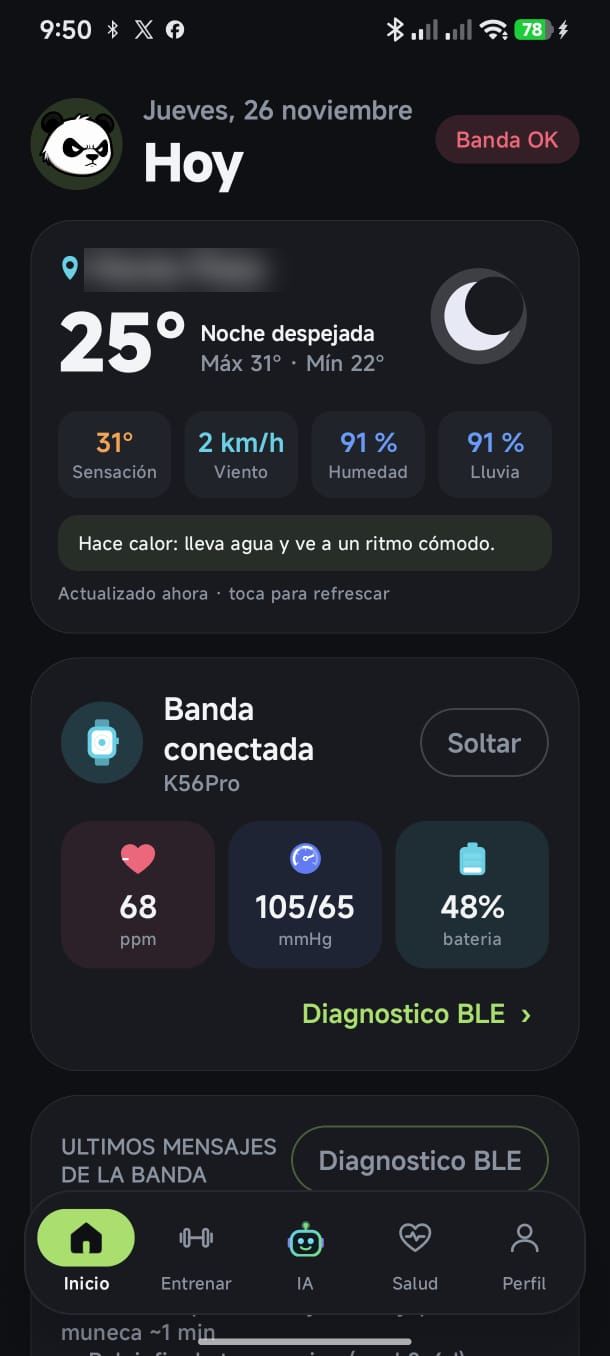
#> input picture capturas/01-inicio.png, 610 x 1356 px
$ python generar_iconos.py ../capturas/01-inicio.png
#> lines starting #> are read from the running program, lines starting #| are printed output that depends on the picture
#!/usr/bin/env python3
# ============================================================================
#  Panda Fit - generar_iconos.py
#  Genera los recursos del icono de la app a partir de una imagen.
#
#  Uso:
#     python generar_iconos.py <imagen_original.png>
#
#  Que produce (en app/src/main/res):
#     mipmap-mdpi/ic_launcher.png       48x48
#     mipmap-hdpi/ic_launcher.png       72x72
#     mipmap-xhdpi/ic_launcher.png      96x96
#     mipmap-xxhdpi/ic_launcher.png     144x144
#     mipmap-xxxhdpi/ic_launcher.png    192x192
#     ... y sus versiones ic_launcher_round (recortadas en circulo)
#
#  Criterio de diseno: la imagen se conserva INTACTA (sin recortes). Se ajusta
#  dentro del lienzo manteniendo la proporcion y el espacio sobrante se rellena
#  con el propio azul del icono, para que el resultado se vea como el original.
# ============================================================================
import sys
import os
from PIL import Image, ImageDraw

DENSIDADES = {
    "mipmap-mdpi": 48,
    "mipmap-hdpi": 72,
    "mipmap-xhdpi": 96,
    "mipmap-xxhdpi": 144,
    "mipmap-xxxhdpi": 192,
}

# El dibujo ocupa el 96% del lienzo: casi a sangre, sin recortarlo.
MARGEN = 0.96


def color_de_fondo(img: Image.Image):
    """Color medio de las cuatro esquinas: el fondo natural del icono."""
    w, h = img.size
#> w = 610; h = 1356
    esquinas = [img.getpixel((0, 0)), img.getpixel((w - 1, 0)),
                img.getpixel((0, h - 1)), img.getpixel((w - 1, h - 1))]
#> esquinas = [(15, 16, 20, 255), (15, 16, 20, 255), (15, 16, 20, 255), (15, 16, 20, 255)]
    r = sum(c[0] for c in esquinas) // 4
#> r = 15
    g = sum(c[1] for c in esquinas) // 4
#> g = 16
    b = sum(c[2] for c in esquinas) // 4
#> b = 20
    return (r, g, b, 255)


def encajar(img: Image.Image, lado: int) -> Image.Image:
    """
    Ajusta la imagen dentro de un cuadrado de `lado` px SIN recortarla:
    conserva la proporcion y centra el resultado.
    """
    ancho, alto = img.size
    interior = lado * MARGEN
    escala = min(interior / ancho, interior / alto)
    nuevo = (max(1, int(ancho * escala)), max(1, int(alto * escala)))
    reducida = img.resize(nuevo, Image.LANCZOS)

    lienzo = Image.new("RGBA", (lado, lado), color_de_fondo(img))
    x = (lado - nuevo[0]) // 2
    y = (lado - nuevo[1]) // 2
    lienzo.paste(reducida, (x, y), reducida)
    return lienzo


def recortar_circulo(img: Image.Image, escala: float = 1.0) -> Image.Image:
    """
    Devuelve una version REDONDA del icono.

    El dibujo NO se recorta: se dibuja completo y solo se rellenan las esquinas
    con su propio color de fondo, para que el circulo del lanzador no corte el
    anillo blanco del diseno. Si [escala] es menor que 1, el circulo queda algo
    mas pequeno dejando un margen limpio alrededor.
    """
    lado = img.size[0]
    factor = 4
    mascara = Image.new("L", (lado * factor, lado * factor), 0)
    dibujo = ImageDraw.Draw(mascara)
    if escala < 1.0:
        margen = int(lado * factor * (1.0 - escala) / 2.0)
        caja = (margen, margen, lado * factor - margen - 1, lado * factor - margen - 1)
    else:
        caja = (0, 0, lado * factor - 1, lado * factor - 1)
    dibujo.ellipse(caja, fill=255)
    mascara = mascara.resize((lado, lado), Image.LANCZOS)

    # Relleno exterior con el color de las esquinas del propio icono: asi el
    # circulo se integra con el fondo en lugar de cortar el diseno.
    fondo = Image.new("RGBA", (lado, lado), color_de_fondo(img))
    salida = Image.composite(img, fondo, mascara)
    return salida


def generar(origen: str, res_dir: str) -> None:
    base = Image.open(origen).convert("RGBA")
    fondo = color_de_fondo(base)
#> fondo = (15, 16, 20, 255)
    print(f"Color de fondo detectado: {fondo}")
#| Color de fondo detectado: (15, 16, 20, 255)

    for carpeta, tam in sorted(DENSIDADES.items(), key=lambda kv: kv[1]):
        destino = os.path.join(res_dir, carpeta)
        os.makedirs(destino, exist_ok=True)

        cuadrada = encajar(base, tam)
        cuadrada.save(os.path.join(destino, "ic_launcher.png"), "PNG", optimize=True)

        # Version redonda: circulo un poco mas pequeno para que el marco del
        # dibujo no quede cortado por el borde.
        redonda = recortar_circulo(cuadrada, escala=0.94)
        redonda.save(os.path.join(destino, "ic_launcher_round.png"), "PNG", optimize=True)

        print(f"  {carpeta}: ic_launcher.png + ic_launcher_round.png ({tam}x{tam})")
#> this loop made 5 passes
#> pass 1, in encajar, `reducida = img.resize(nuevo, Image.LANCZOS)`:
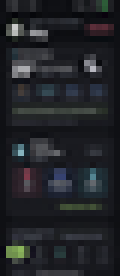
#> reducida: PIL image 20x46 RGBA (shown 6 times larger); mean R, G, B, A 33.9, 36, 40.1, 255
#> pass 1, in encajar, `lienzo = Image.new("RGBA", (lado, lado), color_de_fondo(img))`:
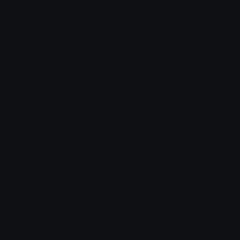
#> lienzo: PIL image 48x48 RGBA (shown 5 times larger); mean R, G, B, A 15, 16, 20, 255
#> pass 1, in generar, `cuadrada = encajar(base, tam)`:
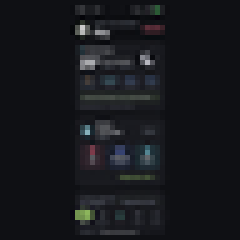
#> cuadrada: PIL image 48x48 RGBA (shown 5 times larger); mean R, G, B, A 22.6, 24, 28, 255
#> after the loop:
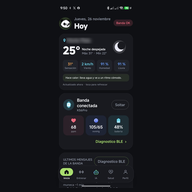
#> cuadrada: PIL image 192x192 RGBA; mean R, G, B, A 22.7, 24.1, 28.2, 255


if __name__ == "__main__":
    if len(sys.argv) < 2:
        print("Uso: python generar_iconos.py <imagen.png>")
        sys.exit(2)

    imagen = sys.argv[1]
    raiz = os.path.dirname(os.path.dirname(os.path.abspath(__file__)))
    recursos = os.path.join(raiz, "app", "src", "main", "res")

    if not os.path.isfile(imagen):
        print(f"No existe la imagen: {imagen}")
        sys.exit(2)

    print("Generando iconos de Panda Fit...")
    generar(imagen, recursos)
    print("Listo.")

$ run again, on capturas/03-asistente-ia.png
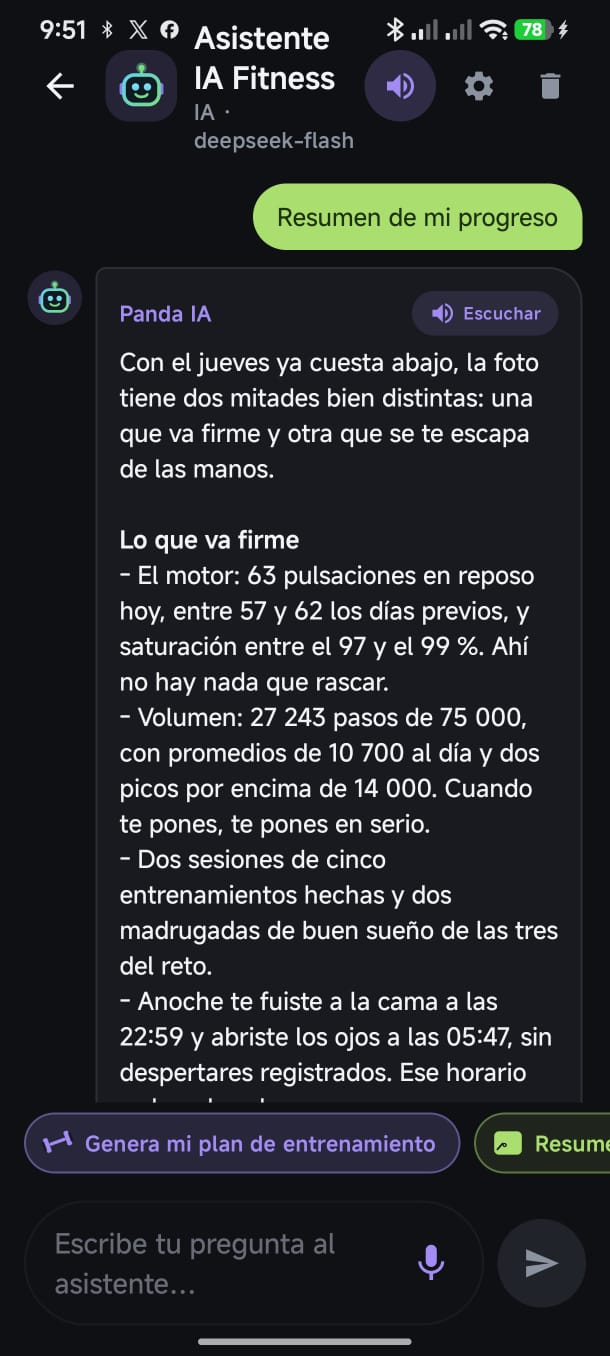
#> input picture capturas/03-asistente-ia.png, 610 x 1356 px
#> esquinas = [(15, 16, 20, 255), (15, 16, 20, 255), (15, 16, 20, 255), (15, 16, 20, 255)]
#> r = 15
#> g = 16
#> b = 20
#> fondo = (15, 16, 20, 255)
#| Color de fondo detectado: (15, 16, 20, 255)
#> the loop in generar, `for carpeta, tam in sorted(DENSIDADES.items(), key=lambda kv: kv[1]):` made 5 passes
#> pass 1, in encajar, `reducida = img.resize(nuevo, Image.LANCZOS)`:
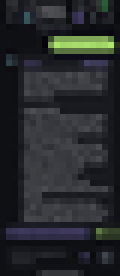
#> reducida: PIL image 20x46 RGBA (shown 6 times larger); mean R, G, B, A 38.9, 41.3, 43.8, 255
#> after the loop in generar, `for carpeta, tam in sorted(DENSIDADES.items(), key=lambda kv: kv[1]):`:
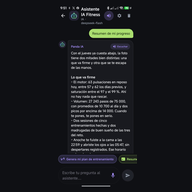
#> cuadrada: PIL image 192x192 RGBA; mean R, G, B, A 24.8, 26.3, 29.7, 255

$ run again, on capturas/04-salud.png
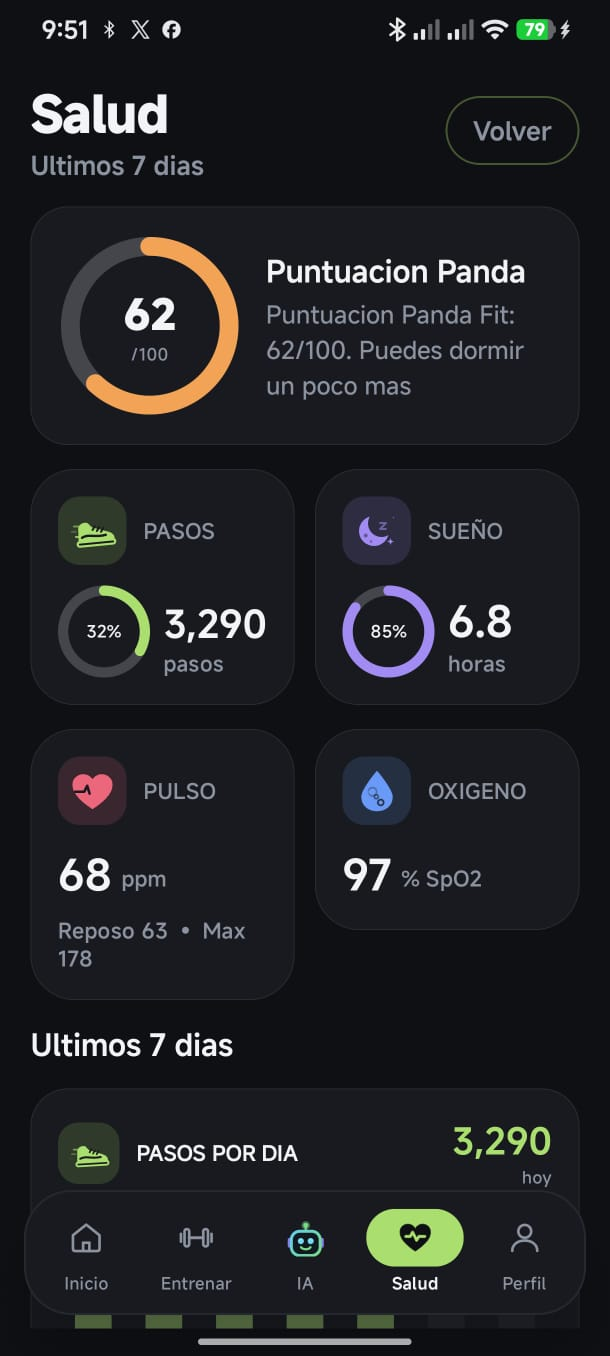
#> input picture capturas/04-salud.png, 610 x 1356 px
#> esquinas = [(15, 16, 20, 255), (15, 16, 20, 255), (15, 16, 20, 255), (15, 16, 20, 255)]
#> r = 15
#> g = 16
#> b = 20
#> fondo = (15, 16, 20, 255)
#| Color de fondo detectado: (15, 16, 20, 255)
#> the loop in generar, `for carpeta, tam in sorted(DENSIDADES.items(), key=lambda kv: kv[1]):` made 5 passes
#> pass 1, in encajar, `reducida = img.resize(nuevo, Image.LANCZOS)`:
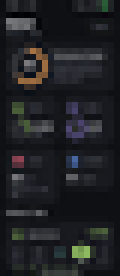
#> reducida: PIL image 20x46 RGBA (shown 6 times larger); mean R, G, B, A 31.9, 32.9, 36.1, 255
#> after the loop in generar, `for carpeta, tam in sorted(DENSIDADES.items(), key=lambda kv: kv[1]):`:
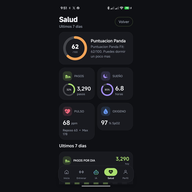
#> cuadrada: PIL image 192x192 RGBA; mean R, G, B, A 21.9, 22.9, 26.6, 255

$ run again, on capturas/05-perfil.png
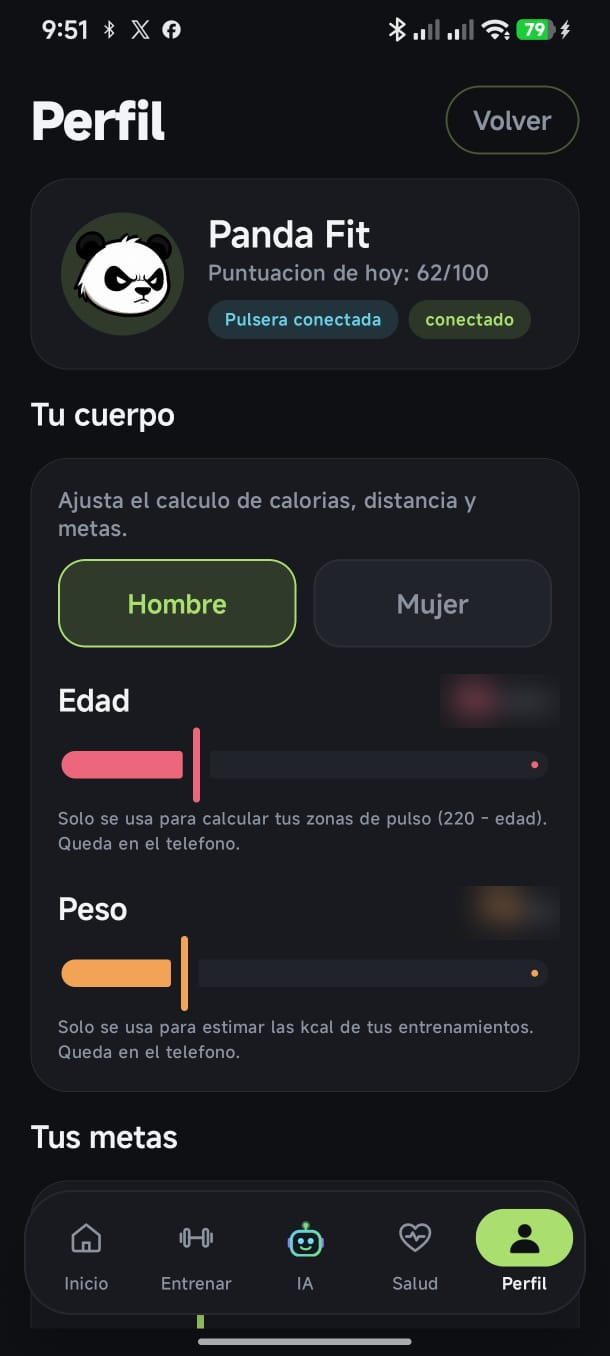
#> input picture capturas/05-perfil.png, 610 x 1356 px
#> esquinas = [(15, 16, 20, 255), (15, 16, 20, 255), (15, 16, 20, 255), (15, 16, 20, 255)]
#> r = 15
#> g = 16
#> b = 20
#> fondo = (15, 16, 20, 255)
#| Color de fondo detectado: (15, 16, 20, 255)
#> the loop in generar, `for carpeta, tam in sorted(DENSIDADES.items(), key=lambda kv: kv[1]):` made 5 passes
#> pass 1, in encajar, `reducida = img.resize(nuevo, Image.LANCZOS)`:
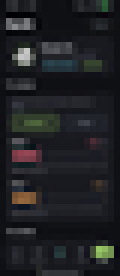
#> reducida: PIL image 20x46 RGBA (shown 6 times larger); mean R, G, B, A 32, 33.2, 36, 255
#> after the loop in generar, `for carpeta, tam in sorted(DENSIDADES.items(), key=lambda kv: kv[1]):`:
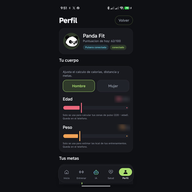
#> cuadrada: PIL image 192x192 RGBA; mean R, G, B, A 21.9, 23, 26.5, 255
